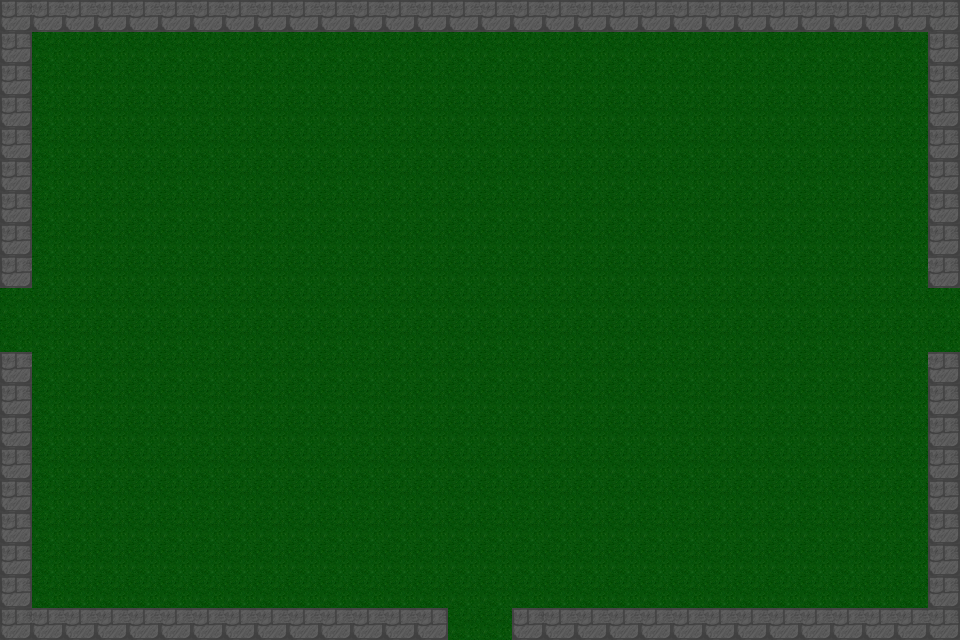

Below is a game level as drawn by its tile map, then a one-line description and the .tmx file that defines it, in full:
An orthogonal 30x20 tile map with 32x32 px tiles, 1 tile layer (Tile layer 1), 2 tilesets and 58 objects.

<map version="1.10" tiledversion="1.11.2" orientation="orthogonal" renderorder="right-down" width="30" height="20" tilewidth="32" tileheight="32" infinite="0" nextlayerid="3" nextobjectid="1">
    <tileset firstgid="1" name="Town Tileset" tilewidth="32" tileheight="32" tilecount="64" columns="8">
        <image source="../../../tiles/World H Tileset.png" trans="ff00ff" width="256" height="256" />
        <tile id="4">
            <objectgroup draworder="index" id="2">
                <object id="1" x="0" y="0" width="32" height="32" />
            </objectgroup>
        </tile>
        <tile id="5">
            <objectgroup draworder="index" id="2">
                <object id="1" x="0" y="0" width="32" height="32" />
            </objectgroup>
        </tile>
        <tile id="6">
            <objectgroup draworder="index" id="2">
                <object id="1" x="0" y="0" width="32" height="32" />
            </objectgroup>
        </tile>
        <tile id="7">
            <objectgroup draworder="index" id="2">
                <object id="1" x="0" y="0" width="32" height="32" />
            </objectgroup>
        </tile>
        <tile id="8">
            <objectgroup draworder="index" id="2">
                <object id="1" x="0" y="0" width="32" height="32" />
            </objectgroup>
        </tile>
        <tile id="10">
            <objectgroup draworder="index" id="2">
                <object id="1" x="0" y="32" width="32" height="0" />
            </objectgroup>
        </tile>
        <tile id="11">
            <objectgroup draworder="index" id="2">
                <object id="1" x="0" y="32" width="32" height="0" />
                <object id="2" x="32" y="0" width="0" height="32" />
            </objectgroup>
        </tile>
        <tile id="12">
            <objectgroup draworder="index" id="2">
                <object id="1" x="32" y="0" width="0" height="32" />
            </objectgroup>
        </tile>
        <tile id="13">
            <objectgroup draworder="index" id="2">
                <object id="1" x="0" y="32" width="32" height="0" />
                <object id="2" x="0" y="32" width="32" height="0" />
                <object id="3" x="0" y="0" width="0" height="32" />
            </objectgroup>
        </tile>
        <tile id="14">
            <objectgroup draworder="index" id="2">
                <object id="1" x="0" y="0" width="0" height="32" />
            </objectgroup>
        </tile>
        <tile id="16">
            <objectgroup draworder="index" id="2">
                <object id="1" x="0" y="0" width="32" height="32" />
            </objectgroup>
        </tile>
        <tile id="24">
            <objectgroup draworder="index" id="2">
                <object id="1" x="0" y="0" width="32" height="32" />
            </objectgroup>
        </tile>
    </tileset>
    <tileset firstgid="65" name="Dungeon Crawler Tileset" tilewidth="32" tileheight="32" tilecount="100" columns="10">
        <image source="../../../tiles/Dungeon_Tile.png" trans="" width="320" height="320" />
        <tile id="2">
            <objectgroup draworder="index" id="2">
                <object id="1" x="0" y="0" width="32" height="32" />
            </objectgroup>
        </tile>
        <tile id="3">
            <objectgroup draworder="index" id="2">
                <object id="1" x="0" y="0" width="32" height="32" />
            </objectgroup>
        </tile>
        <tile id="4">
            <objectgroup draworder="index" id="2">
                <object id="1" x="0" y="0" width="32" height="32" />
            </objectgroup>
        </tile>
        <tile id="5">
            <objectgroup draworder="index" id="2">
                <object id="1" x="0" y="0" width="32" height="32" />
            </objectgroup>
        </tile>
        <tile id="6">
            <objectgroup draworder="index" id="2">
                <object id="1" x="0" y="0" width="32" height="32" />
            </objectgroup>
        </tile>
        <tile id="8">
            <objectgroup draworder="index" id="2">
                <object id="1" x="0" y="0" width="32" height="32" />
            </objectgroup>
        </tile>
        <tile id="12">
            <objectgroup draworder="index" id="2">
                <object id="1" x="0" y="0" width="32" height="32" />
            </objectgroup>
        </tile>
        <tile id="13">
            <objectgroup draworder="index" id="2">
                <object id="1" x="0" y="0" width="32" height="32" />
            </objectgroup>
        </tile>
        <tile id="14">
            <objectgroup draworder="index" id="2">
                <object id="1" x="0" y="0" width="32" height="32" />
            </objectgroup>
        </tile>
        <tile id="15">
            <objectgroup draworder="index" id="2">
                <object id="1" x="0" y="0" width="32" height="32" />
            </objectgroup>
        </tile>
        <tile id="16">
            <objectgroup draworder="index" id="2">
                <object id="1" x="0" y="0" width="32" height="32" />
            </objectgroup>
        </tile>
        <tile id="18">
            <objectgroup draworder="index" id="2">
                <object id="1" x="0" y="0" width="32" height="32" />
            </objectgroup>
        </tile>
        <tile id="22">
            <objectgroup draworder="index" id="2">
                <object id="1" x="0" y="0" width="32" height="32" />
            </objectgroup>
        </tile>
        <tile id="23">
            <objectgroup draworder="index" id="2">
                <object id="1" x="0" y="0" width="32" height="32" />
            </objectgroup>
        </tile>
        <tile id="24">
            <objectgroup draworder="index" id="2">
                <object id="1" x="0" y="0" width="32" height="32" />
            </objectgroup>
        </tile>
        <tile id="25">
            <objectgroup draworder="index" id="2">
                <object id="1" x="0" y="0" width="32" height="32" />
            </objectgroup>
        </tile>
        <tile id="26">
            <objectgroup draworder="index" id="2">
                <object id="1" x="0" y="0" width="32" height="32" />
            </objectgroup>
        </tile>
        <tile id="28">
            <objectgroup draworder="index" id="2">
                <object id="1" x="0" y="0" width="32" height="32" />
            </objectgroup>
        </tile>
        <tile id="32">
            <objectgroup draworder="index" id="2">
                <object id="1" x="0" y="0" width="32" height="32" />
            </objectgroup>
        </tile>
        <tile id="33">
            <objectgroup draworder="index" id="2">
                <object id="1" x="0" y="0" width="32" height="32" />
            </objectgroup>
        </tile>
        <tile id="34">
            <objectgroup draworder="index" id="2">
                <object id="1" x="0" y="0" width="32" height="32" />
            </objectgroup>
        </tile>
        <tile id="35">
            <objectgroup draworder="index" id="2">
                <object id="1" x="0" y="0" width="32" height="32" />
            </objectgroup>
        </tile>
        <tile id="36">
            <objectgroup draworder="index" id="2">
                <object id="1" x="0" y="0" width="32" height="32" />
            </objectgroup>
        </tile>
        <tile id="38">
            <objectgroup draworder="index" id="2">
                <object id="1" x="0" y="0" width="32" height="32" />
            </objectgroup>
        </tile>
        <tile id="42">
            <objectgroup draworder="index" id="2">
                <object id="1" x="0" y="0" width="32" height="32" />
            </objectgroup>
        </tile>
        <tile id="43">
            <objectgroup draworder="index" id="2">
                <object id="1" x="0" y="0" width="32" height="32" />
            </objectgroup>
        </tile>
        <tile id="44">
            <objectgroup draworder="index" id="2">
                <object id="1" x="0" y="0" width="32" height="32" />
            </objectgroup>
        </tile>
        <tile id="45">
            <objectgroup draworder="index" id="2">
                <object id="1" x="0" y="0" width="32" height="32" />
            </objectgroup>
        </tile>
        <tile id="46">
            <objectgroup draworder="index" id="2">
                <object id="1" x="0" y="0" width="32" height="32" />
            </objectgroup>
        </tile>
        <tile id="48">
            <objectgroup draworder="index" id="2">
                <object id="1" x="0" y="0" width="32" height="32" />
            </objectgroup>
        </tile>
        <tile id="52">
            <objectgroup draworder="index" id="2">
                <object id="1" x="0" y="0" width="32" height="32" />
            </objectgroup>
        </tile>
        <tile id="53">
            <objectgroup draworder="index" id="2">
                <object id="1" x="0" y="0" width="32" height="32" />
            </objectgroup>
        </tile>
        <tile id="54">
            <objectgroup draworder="index" id="2">
                <object id="1" x="0" y="0" width="32" height="32" />
            </objectgroup>
        </tile>
        <tile id="55">
            <objectgroup draworder="index" id="2">
                <object id="1" x="0" y="0" width="32" height="32" />
            </objectgroup>
        </tile>
        <tile id="56">
            <objectgroup draworder="index" id="2">
                <object id="1" x="0" y="0" width="32" height="32" />
            </objectgroup>
        </tile>
        <tile id="58">
            <objectgroup draworder="index" id="2">
                <object id="1" x="0" y="0" width="32" height="32" />
            </objectgroup>
        </tile>
        <tile id="62">
            <objectgroup draworder="index" id="2">
                <object id="1" x="0" y="0" width="32" height="32" />
            </objectgroup>
        </tile>
        <tile id="63">
            <objectgroup draworder="index" id="2">
                <object id="1" x="0" y="0" width="32" height="32" />
            </objectgroup>
        </tile>
        <tile id="64">
            <objectgroup draworder="index" id="2">
                <object id="1" x="0" y="0" width="32" height="32" />
            </objectgroup>
        </tile>
        <tile id="65">
            <objectgroup draworder="index" id="2">
                <object id="1" x="0" y="0" width="32" height="32" />
            </objectgroup>
        </tile>
        <tile id="66">
            <objectgroup draworder="index" id="2">
                <object id="1" x="0" y="0" width="32" height="32" />
            </objectgroup>
        </tile>
        <tile id="68">
            <objectgroup draworder="index" id="2">
                <object id="1" x="0" y="0" width="32" height="32" />
            </objectgroup>
        </tile>
        <tile id="80">
            <objectgroup draworder="index" id="2">
                <object id="1" x="0" y="0" width="32" height="32" />
            </objectgroup>
        </tile>
    </tileset>
    <layer id="1" name="Tile layer 1" width="30" height="20">
        <data encoding="csv">
9,6,6,6,6,6,6,6,6,6,6,6,6,6,6,6,6,6,6,6,6,6,6,6,6,6,6,6,6,7,
8,2,2,2,2,2,2,2,2,2,2,2,2,2,2,2,2,2,2,2,2,2,2,2,2,2,2,2,2,8,
8,2,2,2,2,2,2,2,2,2,2,2,2,2,2,2,2,2,2,2,2,2,2,2,2,2,2,2,2,8,
8,2,2,2,2,2,2,2,2,2,2,2,2,2,2,2,2,2,2,2,2,2,2,2,2,2,2,2,2,8,
8,2,2,2,2,2,2,2,2,2,2,2,2,2,2,2,2,2,2,2,2,2,2,2,2,2,2,2,2,8,
8,2,2,2,2,2,2,2,2,2,2,2,2,2,2,2,2,2,2,2,2,2,2,2,2,2,2,2,2,8,
8,2,2,2,2,2,2,2,2,2,2,2,2,2,2,2,2,2,2,2,2,2,2,2,2,2,2,2,2,8,
8,2,2,2,2,2,2,2,2,2,2,2,2,2,2,2,2,2,2,2,2,2,2,2,2,2,2,2,2,8,
9,2,2,2,2,2,2,2,2,2,2,2,2,2,2,2,2,2,2,2,2,2,2,2,2,2,2,2,2,7,
2,2,2,2,2,2,2,2,2,2,2,2,2,2,2,2,2,2,2,2,2,2,2,2,2,2,2,2,2,2,
2,2,2,2,2,2,2,2,2,2,2,2,2,2,2,2,2,2,2,2,2,2,2,2,2,2,2,2,2,2,
9,2,2,2,2,2,2,2,2,2,2,2,2,2,2,2,2,2,2,2,2,2,2,2,2,2,2,2,2,7,
8,2,2,2,2,2,2,2,2,2,2,2,2,2,2,2,2,2,2,2,2,2,2,2,2,2,2,2,2,8,
8,2,2,2,2,2,2,2,2,2,2,2,2,2,2,2,2,2,2,2,2,2,2,2,2,2,2,2,2,8,
8,2,2,2,2,2,2,2,2,2,2,2,2,2,2,2,2,2,2,2,2,2,2,2,2,2,2,2,2,8,
8,2,2,2,2,2,2,2,2,2,2,2,2,2,2,2,2,2,2,2,2,2,2,2,2,2,2,2,2,8,
8,2,2,2,2,2,2,2,2,2,2,2,2,2,2,2,2,2,2,2,2,2,2,2,2,2,2,2,2,8,
8,2,2,2,2,2,2,2,2,2,2,2,2,2,2,2,2,2,2,2,2,2,2,2,2,2,2,2,2,8,
8,2,2,2,2,2,2,2,2,2,2,2,2,2,2,2,2,2,2,2,2,2,2,2,2,2,2,2,2,8,
9,6,6,6,6,6,6,6,6,6,6,6,6,7,2,2,9,6,6,6,6,6,6,6,6,6,6,6,6,7
        </data>
    </layer>
</map>
